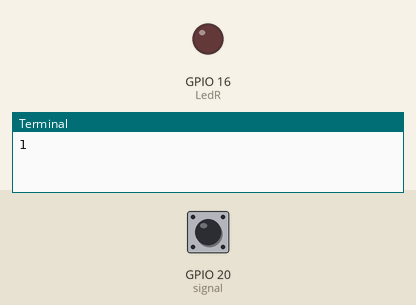
Bench run of a program on a simulated Raspberry Pi (BCM pin numbers). On the bench: output pins drawn as LEDs (lit = HIGH), the last lines printed to the terminal. Inputs (shaded band) come from the test bench; at power-on: GPIO 20 (signal) HIGH.

Above: at 0.1 s.
At 0.6 s:
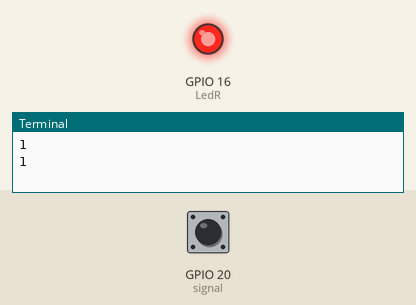
Timing chart, 0 to 2.1 s (numbered marks = the images above):
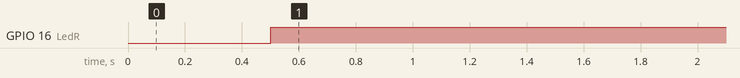

Measured:
- by itself, GPIO 16 (LedR): LOW → HIGH at 0.50 s

The program:

FC-51.py
```python
import RPi.GPIO as GPIO
import time


GPIO.setmode(GPIO.BCM) #alternative GPIO.BOARD


signal = 20
signal2 = 21
LedR = 16

GPIO.setup(LedR, GPIO.OUT)
GPIO.setup(signal, GPIO.IN)
GPIO.setup(signal2, GPIO.IN)

try:
    while True: # True = 1
        val = GPIO.input(signal) # read FC-51 out pin
        print(val)
        time.sleep(0.5)

        if val == 0:
            #GPIO.input(signal, False)
            GPIO.output(LedR, False)
        else:
            #GPIO.input(signal, True)
            GPIO.output(LedR, True)
except KeyboardInterrupt: # Stop program with Ctrl+C
# clean up GPIO pint to ennsure that all inputs/outputs are reset
    print("Setting all GPIO pins to default")
    GPIO.cleanup() #set all GPIO pint to default state
    print("exiting program")
```
